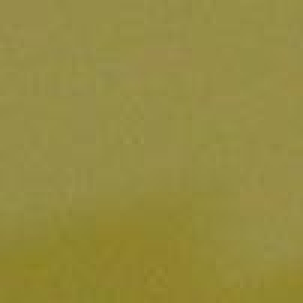
%> input picture ch09/data/1_1_processed.jpg, 101 x 101 px (shown 3 times larger)
$ octave color_moment_extract.m   (GNU Octave 9; MATLAB toolbox functions it lacks are replaced by stand-ins)
%> lines starting %> are read from the running program, lines starting %| are printed output that depends on the picture
%% 颜色矩提取代码
clear;
% 参数初始化
filename='../data/1_1_processed.jpg';  %  图像切割后图片路径名称
outputfile = '../tmp/moment.xls'; % 颜色矩提取文件

%% 计算阶矩
results = zeros(1,9+2);
subimage=imread(filename);  % 读取图像数据
%> subimage is the input picture: size 101x101x3 uint8; mean R, G, B 148.5, 138.7, 64.4
subimage=im2double(subimage);  % 数据转换
%> subimage: size 101x101x3 double
firstmoment= mean(mean(subimage));  % 一阶矩
%> firstmoment = [0.582 0.544 0.253]
for m=1:3                %  针对RGB三通道分别计算
   results(1,2+m)=firstmoment(1,1,m);
   differencemoment= subimage(:,:,m)-firstmoment(1,1,m);
   secondmoment= sqrt(sum(differencemoment(:).*differencemoment(:))/101/101); % 二阶矩
   results(1,5+m)=secondmoment;
   thirdmoment= nthroot(sum(differencemoment(:).*differencemoment(:).*differencemoment(:))/101/101,3); % 三阶矩
   results(1,8+m)=thirdmoment;
end
%> this loop made 3 passes
%> (secondmoment, thirdmoment) on passes 1 to 3: (0.013, -0.0124), (0.0164, -0.0167), (0.0404, -0.0416)
%> pass 1, `differencemoment= subimage(:,:,m)-firstmoment(1,1,m);`:
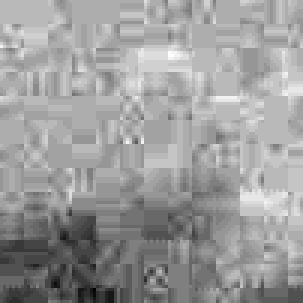
%> differencemoment: size 101x101 double (shown 3 times larger); min -0.0527, max 0.0335, mean -2.07e-16; drawn with min black and max white
%> pass 2, `differencemoment= subimage(:,:,m)-firstmoment(1,1,m);`:
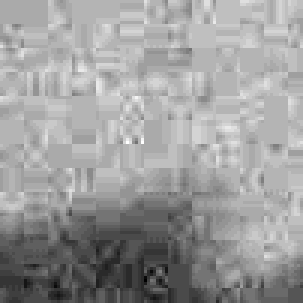
%> differencemoment: size 101x101 double (shown 3 times larger); min -0.0577, max 0.0364, mean -2.19e-16; drawn with min black and max white
%> pass 3, `differencemoment= subimage(:,:,m)-firstmoment(1,1,m);`:
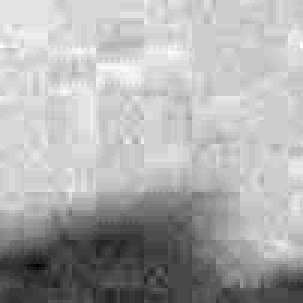
%> differencemoment: size 101x101 double (shown 3 times larger); min -0.123, max 0.0573, mean 5.71e-17; drawn with min black and max white
%> after the loop, results = [0 0 0.582 0.544 0.253 0.013 0.0164 0.0404 -0.0124 -0.0167 -0.0416]

% 提取类别和序号
index_ = strfind(filename,'/');
index_dot = strfind(filename,'_');

filename = filename(index_(1,end)+1:index_dot(1,end)-1);
index__= strfind(filename,'_');
type = filename(1:index__-1);
id = filename(index__+1:end);
results(1,1)=str2double(type);
results(1,2)=str2double(id);

%% 阶矩写入文件
result_title={'类别' '序号' 'R通道一阶矩' 'G通道一阶矩' 'B通道一阶矩' 'R通道二阶矩' ...
    'G通道二阶矩' 'B通道二阶矩' 'R通道三阶矩' 'G通道三阶矩' 'B通道三阶矩'};
result=[result_title;num2cell(results)];
%> result = 22 items
xlswrite(outputfile,result);
%> (the run ends here)
